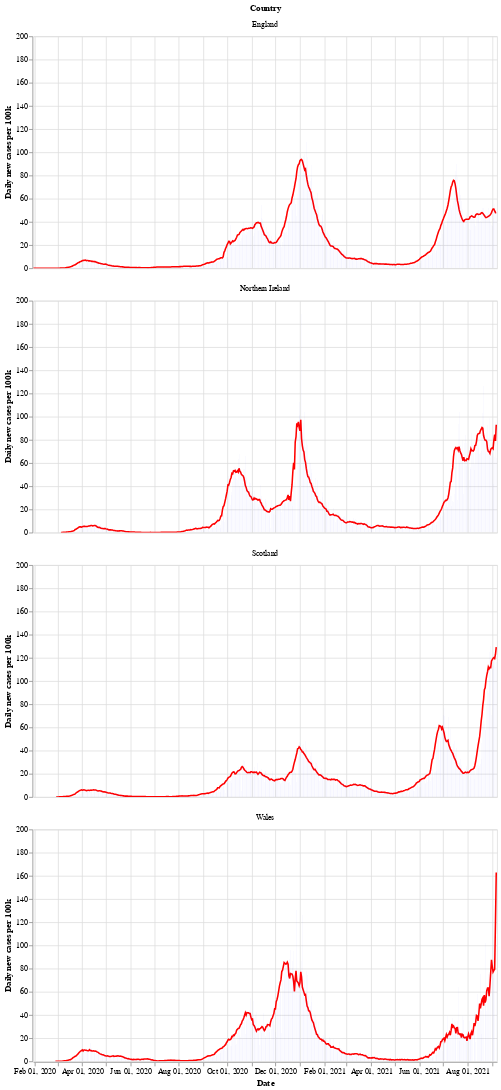

The code cell stored with this chart in its notebook:
### Markdown cell above
Next is a bar chart of the number of new cases in each country (per 100k population), with the 7 day moving average of cases. Again we see that Wales saw a longer period of raising and falling cases compared to the other countries.

After a period of cases falling, each nation is now seeing a rise in the number of cases - especially in Wales.

### Code cell
# collapse
bars = alt.Chart(uk_cases).mark_bar().encode(
    x=alt.X("yearmonthdate(date):T", axis=alt.Axis(title='Date')),
    y=alt.Y("newCasesRate:Q", axis=alt.Axis(title='Daily new cases per 100k')),
    tooltip='newCasesRate',
    color=alt.condition(
        alt.datum.dailyChange > 0,
        alt.value("orange"),  # The positive color
        alt.value("blue")  # The negative color
    )
).properties(title='New cases per 100k population with rolling 7 day average', width=600).interactive()
line = alt.Chart(uk_cases).mark_line(
    color='red',
    size=2,
).transform_window(
    rolling_mean='mean(newCasesRate)',
    frame=[0, 7],
    groupby=['areaName']
).encode(
    x='yearmonthdate(date):T',
    y='rolling_mean:Q'
)
alt.layer(line, bars, data=uk_cases).facet(alt.Row('areaName', title='Country'), columns=1)

### Figure 1 — Vega-Lite specification as saved in the notebook (floating-point values rounded to 4 significant figures; data arrays with more than 128 entries replaced by an {"elided": "..."} marker saying what was removed)
{"config": {"view": {"continuousWidth": 400, "continuousHeight": 300}}, "data": {"name": "data-b9fe03cf6bd88639a78784153ea7b4f2"}, "facet": {"type": "nominal", "field": "areaName", "title": "Country"}, "spec": {"layer": [{"mark": {"type": "line", "color": "red", "size": 2}, "encoding": {"x": {"type": "temporal", "field": "date", "timeUnit": "yearmonthdate"}, "y": {"type": "quantitative", "field": "rolling_mean"}}, "transform": [{"window": [{"op": "mean", "field": "newCasesRate", "as": "rolling_mean"}], "frame": [0, 7], "groupby": ["areaName"]}]}, {"mark": "bar", "encoding": {"color": {"condition": {"value": "orange", "test": "(datum.dailyChange > 0)"}, "value": "blue"}, "tooltip": {"type": "quantitative", "field": "newCasesRate"}, "x": {"type": "temporal", "axis": {"title": "Date"}, "field": "date", "timeUnit": "yearmonthdate"}, "y": {"type": "quantitative", "axis": {"title": "Daily new cases per 100k"}, "field": "newCasesRate"}}, "selection": {"selector002": {"type": "interval", "bind": "scales", "encodings": ["x", "y"]}}, "title": "New cases per 100k population with rolling 7 day average", "width": 600}]}, "columns": 1, "$schema": "https://vega.github.io/schema/vega-lite/v4.8.1.json", "datasets": {"data-b9fe03cf6bd88639a78784153ea7b4f2": {"elided": "2252 records"}}}
